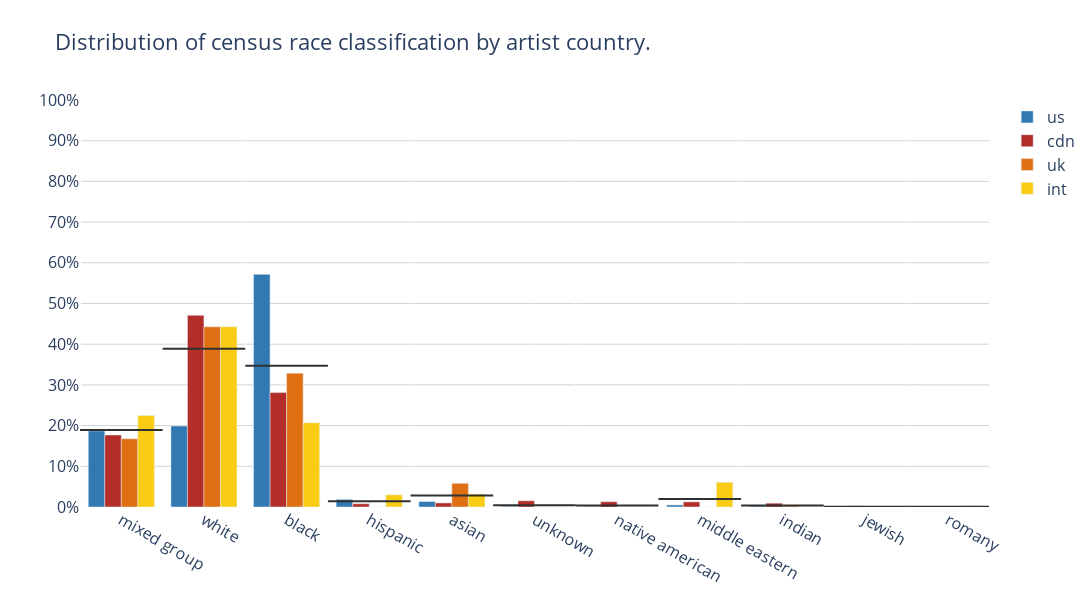

Notebook code cell kept with this figure:
### Code cell
plot_categorical_comparison(
                                        categories = df['census_race_classification'], 
                                        compare_by = df['artist_country'], 
                                        comparison_filter=['us','cdn','uk','int'], 
                                        color_dict=COLOR_DICT )

### Figure 1 — Plotly figure (JSON) as saved in the notebook; plotly's stock layout.template omitted (floating-point values rounded to 4 significant figures)
{"data": [{"marker": {"color": "#3279B3"}, "name": "us", "type": "bar", "x": ["mixed group", "white", "black", "hispanic", "asian", "unknown", "native american", "middle eastern", "indian", "jewish", "romany"], "y": [0.187, 0.199, 0.5716, 0.01865, 0.01347, 0.001902, 0.001109, 0.005018, 0.002324, 0, 0]}, {"marker": {"color": "#B32E29"}, "name": "cdn", "type": "bar", "x": ["mixed group", "white", "black", "hispanic", "asian", "unknown", "native american", "middle eastern", "indian", "jewish", "romany"], "y": [0.1769, 0.4711, 0.2812, 0.007903, 0.01, 0.01525, 0.01301, 0.01259, 0.009371, 0.002658, 0]}, {"marker": {"color": "#DE7012"}, "name": "uk", "type": "bar", "x": ["mixed group", "white", "black", "hispanic", "asian", "unknown", "native american", "middle eastern", "indian", "jewish", "romany"], "y": [0.1675, 0.4427, 0.3289, 0, 0.0582, 0, 0, 0, 0.002646, 0, 0]}, {"marker": {"color": "#FACD14"}, "name": "int", "type": "bar", "x": ["mixed group", "white", "black", "hispanic", "asian", "unknown", "native american", "middle eastern", "indian", "jewish", "romany"], "y": [0.225, 0.4428, 0.2069, 0.02995, 0.03176, 0, 0, 0.0608, 0, 0, 0.002722]}, {"marker": {"color": "#303030"}, "mode": "lines", "name": "mixed group_average", "showlegend": false, "type": "scatter", "x": [0, 1], "xaxis": "x2", "y": [0.1891, 0.1891]}, {"marker": {"color": "#303030"}, "mode": "lines", "name": "white_average", "showlegend": false, "type": "scatter", "x": [1, 2], "xaxis": "x2", "y": [0.3889, 0.3889]}, {"marker": {"color": "#303030"}, "mode": "lines", "name": "black_average", "showlegend": false, "type": "scatter", "x": [2, 3], "xaxis": "x2", "y": [0.3472, 0.3472]}, {"marker": {"color": "#303030"}, "mode": "lines", "name": "hispanic_average", "showlegend": false, "type": "scatter", "x": [3, 4], "xaxis": "x2", "y": [0.01412, 0.01412]}, {"marker": {"color": "#303030"}, "mode": "lines", "name": "asian_average", "showlegend": false, "type": "scatter", "x": [4, 5], "xaxis": "x2", "y": [0.02836, 0.02836]}, {"marker": {"color": "#303030"}, "mode": "lines", "name": "unknown_average", "showlegend": false, "type": "scatter", "x": [5, 6], "xaxis": "x2", "y": [0.004287, 0.004287]}, {"marker": {"color": "#303030"}, "mode": "lines", "name": "native american_average", "showlegend": false, "type": "scatter", "x": [6, 7], "xaxis": "x2", "y": [0.003529, 0.003529]}, {"marker": {"color": "#303030"}, "mode": "lines", "name": "middle eastern_average", "showlegend": false, "type": "scatter", "x": [7, 8], "xaxis": "x2", "y": [0.0196, 0.0196]}, {"marker": {"color": "#303030"}, "mode": "lines", "name": "indian_average", "showlegend": false, "type": "scatter", "x": [8, 9], "xaxis": "x2", "y": [0.003585, 0.003585]}, {"marker": {"color": "#303030"}, "mode": "lines", "name": "jewish_average", "showlegend": false, "type": "scatter", "x": [9, 10], "xaxis": "x2", "y": [0.0006644, 0.0006644]}, {"marker": {"color": "#303030"}, "mode": "lines", "name": "romany_average", "showlegend": false, "type": "scatter", "x": [10, 11], "xaxis": "x2", "y": [0.0006806, 0.0006806]}], "layout": {"barmode": "group", "font": {"size": 16}, "height": 600, "plot_bgcolor": "white", "title": {"text": "Distribution of census race classification by artist country."}, "width": 1200, "xaxis2": {"overlaying": "x", "range": [0, 11], "showticklabels": false}, "yaxis": {"dtick": 0.1, "gridcolor": "lightgray", "range": [0, 1], "tickformat": ".0%"}}}
